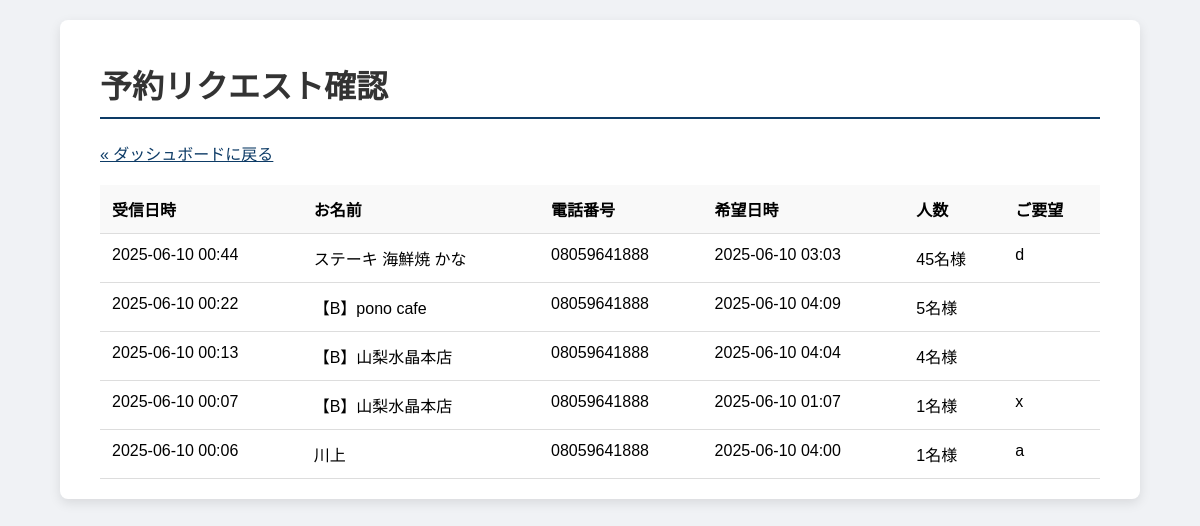
The page /admin/reservations (signed in) on the database its author committed.
### tables this page shows
CREATE TABLE reservations (
        id INTEGER PRIMARY KEY AUTOINCREMENT,
        name TEXT NOT NULL,
        phone_number TEXT NOT NULL,
        reservation_date TEXT NOT NULL,
        reservation_time TEXT NOT NULL,
        number_of_people INTEGER NOT NULL,
        notes TEXT,
        request_received_at TEXT NOT NULL
    );

### app.py (the view)
@app.route('/admin/reservations')
def admin_reservations():
    if not session.get('logged_in'): return redirect(url_for('login'))
    conn = get_db_connection()
    reservations_list = conn.execute('SELECT * FROM reservations ORDER BY request_received_at DESC').fetchall()
    conn.close()
    return render_template('admin_reservations.html', reservations_list=reservations_list)

### app.py (called while the page is built)
def get_db_connection():
    conn = sqlite3.connect('database.db')
    conn.row_factory = sqlite3.Row
    return conn

### templates/admin_reservations.html (shortened to what this page needs)
<!DOCTYPE html>
<html lang="ja">
<head>
</head>
<body>
    <div class="container">
        <h1>予約リクエスト確認</h1>
        <p><a href="{{ url_for('admin_dashboard') }}">&laquo; ダッシュボードに戻る</a></p>
        <table class="reservations-table">
            <thead>
                <tr>
                    <th>受信日時</th>
                    <th>お名前</th>
                    <th>電話番号</th>
                    <th>希望日時</th>
                    <th>人数</th>
                    <th>ご要望</th>
                </tr>
            </thead>
            <tbody>
                {% for r in reservations_list %}
                <tr>
                    <td>{{ r['request_received_at'] }}</td>
                    <td>{{ r['name'] }}</td>
                    <td>{{ r['phone_number'] }}</td>
                    <td>{{ r['reservation_date'] }} {{ r['reservation_time'] }}</td>
                    <td>{{ r['number_of_people'] }}名様</td>
                    <td class="notes-cell">{{ r['notes'] }}</td>
                </tr>
                {% else %}
                <tr>
                    <td colspan="6">予約リクエストはまだありません。</td>
                </tr>
                {% endfor %}
            </tbody>
        </table>
    </div>
</body>
</html>

### templates/admin_reservations.html (style rules this page uses)
body { font-family: sans-serif; background-color: #f0f2f5; margin: 0; padding: 20px; }
.container { max-width: 1000px; margin: 0 auto; background: #fff; padding: 20px 40px; border-radius: 8px; box-shadow: 0 4px 12px rgba(0,0,0,0.1); }
h1 { color: #333; border-bottom: 2px solid #0D3B66; padding-bottom: 10px; }
.reservations-table { width: 100%; border-collapse: collapse; margin-top: 20px; }
.reservations-table th, .reservations-table td { padding: 12px; border-bottom: 1px solid #ddd; text-align: left; vertical-align: top; }
.reservations-table th { background-color: #f9f9f9; }
.notes-cell { white-space: pre-wrap; word-wrap: break-word; }
a { color: #0D3B66; }

### rows shown on the page
reservations: request_received_at "2025-06-10 00:44", name "ステーキ 海鮮焼 かな", phone_number "08059641888", reservation_date "2025-06-10", reservation_time "03:03", number_of_people "45", notes "d"
reservations: request_received_at "2025-06-10 00:22", name "【B】pono cafe", phone_number "08059641888", reservation_date "2025-06-10", reservation_time "04:09", number_of_people "5"
reservations: request_received_at "2025-06-10 00:13", name "【B】山梨水晶本店", phone_number "08059641888", reservation_date "2025-06-10", reservation_time "04:04", number_of_people "4"
reservations: request_received_at "2025-06-10 00:07", name "【B】山梨水晶本店", phone_number "08059641888", reservation_date "2025-06-10", reservation_time "01:07", number_of_people "1", notes "x"
reservations: request_received_at "2025-06-10 00:06", name "川上", phone_number "08059641888", reservation_date "2025-06-10", reservation_time "04:00", number_of_people "1", notes "a"
